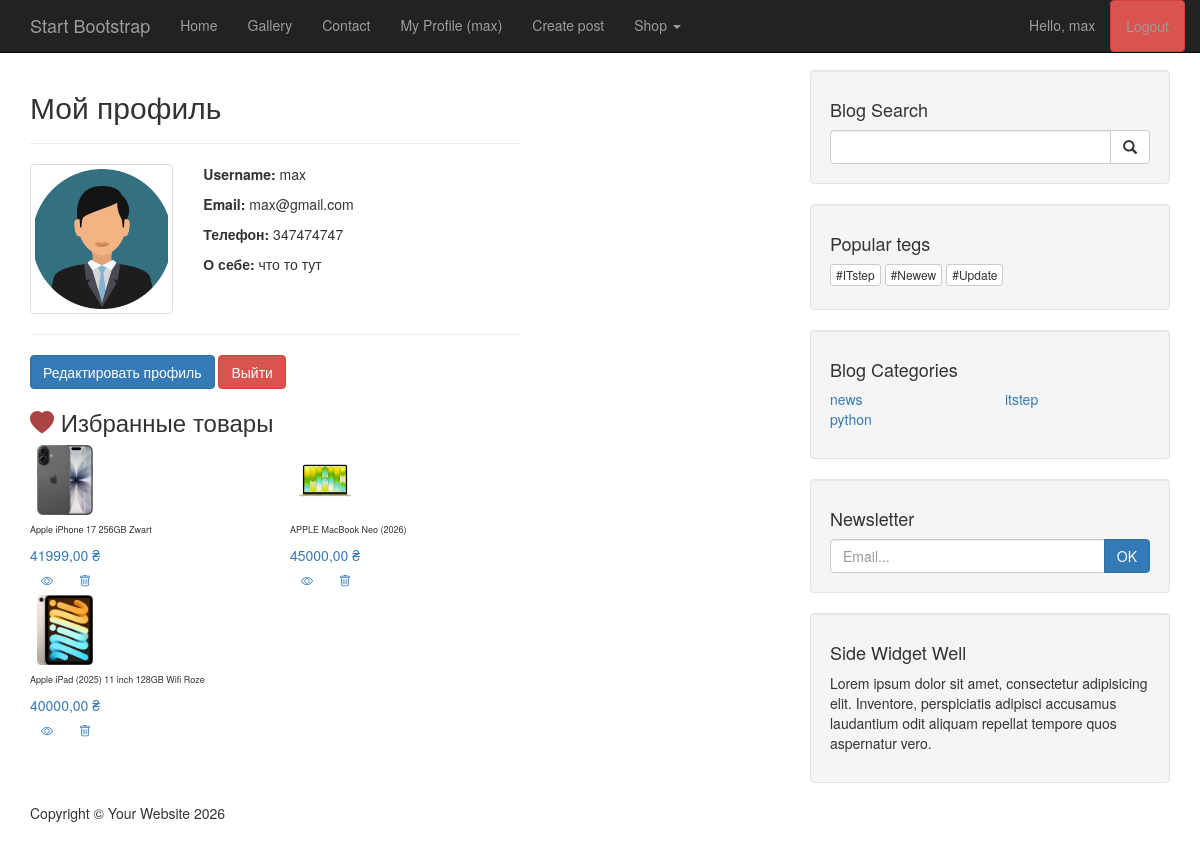
Page /profile/ (signed in) on the committed database.
### blog/models.py (models this page shows, shortened)
class Profile(models.Model):
    user = models.OneToOneField(User, on_delete=models.CASCADE, related_name='profile', verbose_name="Пользователь")
    avatar = models.ImageField(upload_to='avatars/', default='avatars/default.png', blank=True, verbose_name="Аватар")
    phone = models.CharField(max_length=20, blank=True, null=True, verbose_name="Телефон")
    bio = models.TextField(max_length=500, blank=True, verbose_name="О себе")
    class Meta:
        verbose_name = "Профиль"
        verbose_name_plural = "Профили"

class Tag(models.Model):
    name = models.CharField(max_length=30, unique=True, verbose_name="Тег")
    slug = models.SlugField(max_length=220, unique=True, db_index=True)
    class Meta:
        verbose_name = "Тег"
        verbose_name_plural = "Теги"

class Category(models.Model):
    name = models.CharField(max_length=30, verbose_name="Назва")
    slug = models.SlugField(max_length=220, db_index=True)
    class Meta:
        verbose_name = "Категория"
        verbose_name_plural = "Категории"

### shop/models.py (models this page shows, shortened)
class Favorite(models.Model):
    user = models.ForeignKey(User, on_delete=models.CASCADE, related_name='favorites')
    product = models.ForeignKey(Product, on_delete=models.CASCADE, related_name='favorited_by')
    created_at = models.DateTimeField(auto_now_add=True)
    class Meta:
        unique_together = ('user', 'product')
        verbose_name = "Обране"
        verbose_name_plural = "Обране"

class Product(models.Model):
    title = models.CharField(max_length=200, verbose_name="Заголовок")
    description = models.TextField(verbose_name="Опис")
    created_at = models.DateTimeField(auto_created=True, verbose_name="Дата публікації")
    category = models.ForeignKey(Category, on_delete=models.CASCADE, verbose_name="Категорія")
    slug = models.SlugField(max_length=220, unique=True, db_index=True)
    image = models.ImageField(upload_to='shop/products')
    price = models.DecimalField(max_digits=10, decimal_places=2)
    class Meta:
        verbose_name = "Товар"
        verbose_name_plural = "Товари"

### blog/views.py (the view)
# urls.py: path('profile/', views.profile, name='profile'),
@login_required
def profile(request):
    user_profile, created = Profile.objects.get_or_create(user=request.user)
    context = {'user': request.user}
    context.update(get_categories(request))
    context.update(get_tags())
    return render(request, 'registration/profile.html', context)

### blog/views.py (called while the page is built)
def get_categories(request):
    all_cats = Category.objects.all()
    count = all_cats.count()
    half = count // 2 + count % 2
    shop_cats = ShopCategory.objects.all()
    return {
        'cat_left': all_cats[:half],
        'cat_right': all_cats[half:],
        'categories': shop_cats
    }

def get_tags():
    return {'all_tags': Tag.objects.all()}

### templates/registration/profile.html
{% extends 'layout/main_layout.html' %}
{% block 'content' %}
<link rel="stylesheet" href="https://cdn.jsdelivr.net/npm/bootstrap-icons@1.11.0/font/bootstrap-icons.css">
<div class="row">
    <div class="col-lg-8">
        <h2>Мой профиль</h2>
        <hr>
        <div class="row">
            <div class="col-md-4 text-center">
                {% if user.profile.avatar %}
                    <img src="{{ user.profile.avatar.url }}" class="img-thumbnail" style="width: 150px; height: 150px; object-fit: cover;">
                {% else %}
                    <img src="https://via.placeholder.com/150" class="img-thumbnail">
                {% endif %}
            </div>
            <div class="col-md-8">
                <p><strong>Username:</strong> {{ user.username }}</p>
                <p><strong>Email:</strong> {{ user.email }}</p>
                <p><strong>Телефон:</strong> {{ user.profile.phone|default:"Не указан" }}</p>
                <p><strong>О себе:</strong> {{ user.profile.bio|default:"Информации нет" }}</p>
            </div>
        </div>
        <hr>
        <div class="d-flex gap-2">
            <a href="{% url 'profile_edit' %}" class="btn btn-primary">Редактировать профиль</a>
            <a href="{% url 'logout' %}" class="btn btn-danger">Выйти</a>
        </div>
        <h3 class="mt-5 mb-4"><i class="bi bi-heart-fill text-danger"></i> Избранные товары</h3>
        <div class="row g-3">
            {% for fav in user.favorites.all %}
                <div class="col-md-6">
                    <div class="card h-100 shadow-sm border-0 bg-light">
                        <div class="card-body d-flex align-items-center p-2">
                            <div class="me-3 bg-white rounded p-1" style="width: 70px; height: 70px; display: flex; align-items: center; justify-content: center;">
                                {% if fav.product.image %}
                                    <img src="{{ fav.product.image.url }}" alt="" style="max-width: 100%; max-height: 100%; object-fit: contain;">
                                {% else %}
                                    <i class="bi bi-image text-muted"></i>
                                {% endif %}
                            </div>
                            <div class="flex-grow-1">
                                <h6 class="mb-0 fw-bold" style="font-size: 0.9rem;">{{ fav.product.title }}</h6>
                                <span class="text-primary fw-bold">{{ fav.product.price }} ₴</span>
                            </div>
                            <div class="d-flex flex-column gap-1">
                                <a href="{% url 'product_detail' fav.product.slug %}" class="btn btn-sm btn-outline-dark" title="Посмотреть">
                                    <i class="bi bi-eye"></i>
                                </a>
                                <a href="{% url 'toggle_favorite' fav.product.id %}" class="btn btn-sm btn-outline-danger" title="Удалить">
                                    <i class="bi bi-trash"></i>
                                </a>
                            </div>
                        </div>
                    </div>
                </div>
            {% empty %}
                <div class="col-12">
                    <p class="text-muted italic">У вас пока нет избранных товаров. <a href="{% url 'product_list' %}">Перейти в магазин?</a></p>
                </div>
            {% endfor %}
        </div>
        </div>
</div>
{% endblock %}

### templates/layout/main_layout.html (shortened to what this page needs)
{% extends 'blog/base.html' %}
{% load crispy_forms_tags %}
{% block main %}
<div class="container">
        <div class="row">
            <div class="col-md-8">
                {% block 'content' %} {% endblock %}
            </div>
            <div class="col-md-4">
                <div class="well">
                    <h4>Blog Search</h4>
                    <form action="{% url 'search' %}" method="GET">
                        <div class="input-group">
                            <input type="search" name="query" class="form-control">
                            <span class="input-group-btn">
                                <button class="btn btn-default" type="submit">
                                    <span class="glyphicon glyphicon-search"></span>
                                </button>
                            </span>
                        </div>
                    </form>
                    </div>
                <div class="well">
                    <h4>Popular tegs</h4>
                    <div class="row">
                        <div class="col-lg-12">
                            {% for t in all_tags %}
                                <a href="{% url 'tag_filter' slug=t.slug %}" class="btn btn-xs btn-default" style="margin-bottom: 4px;">
                                    #{{ t.name }}
                                </a>
                            {% empty %}
                                <span>No tegs</span>
                            {% endfor %}
                        </div>
                    </div>
                    </div>
                <div class="well">
                    <h4>Blog Categories</h4>
                    <div class="row">
                        <div class="col-lg-6">
                            <ul class="list-unstyled">
                                {% for c in cat_left %}
                                <li><a href="{% url 'category' slug=c.slug %}"> {{c.name}}</a></li>
                                {% endfor %}
                            </ul>
                        </div>
                        <div class="col-lg-6">
                            <ul class="list-unstyled">
                                {% for c in cat_right %}
                                <li><a href="{% url 'category' slug=c.slug %}"> {{c.name}}</a></li>
                                {% endfor %}
                            </ul>
                        </div>
                        </div>
                    </div>
                <div class="well">
    <h4>Newsletter</h4>
    <form action="/subscribe/" method="post">
        <div class="input-group">
            <input type="email" name="email" class="form-control" placeholder="Email..." required>
            <span class="input-group-btn">
                <button class="btn btn-primary" type="submit">OK</button>
            </span>
        </div>
    </form>
</div>
                <div class="well">
                    <h4>Side Widget Well</h4>
                    <p>Lorem ipsum dolor sit amet, consectetur adipisicing elit. Inventore, perspiciatis adipisci accusamus laudantium odit aliquam repellat tempore quos aspernatur vero.</p>
                </div>
            </div>
{% endblock %}

### templates/blog/navbar.html (shortened to what this page needs)
<nav class="navbar navbar-inverse navbar-fixed-top" role="navigation">
    <div class="container">
        <div class="navbar-header">
            <a class="navbar-brand" href="{% url 'home' %}">Start Bootstrap</a>
        </div>
        <div class="collapse navbar-collapse" id="bs-example-navbar-collapse-1">
            <ul class="nav navbar-nav">
                <li><a href="{% url 'home' %}">Home</a></li>
                <li><a href="{% url 'gallery' %}">Gallery</a></li>
                <li><a href="{% url 'contacts' %}">Contact</a></li>
                {% if user.is_authenticated %}
                <li><a href="{% url 'profile' %}">My Profile ({{ user.username }})</a></li>
                <li><a href="{% url 'create_post' %}">Create post</a></li>
                {% endif %}
                <li class="dropdown">
                    <a href="#" class="dropdown-toggle" data-toggle="dropdown" role="button" aria-haspopup="true" aria-expanded="false">
                        Shop <span class="caret"></span>
                    </a>
                </li>
            </ul>
            {% include 'components/toggle_login.html' %}
        </div>
    </div>
</nav>

### templates/components/toggle_login.html (shortened to what this page needs)
{% if user.is_authenticated %}
<ul class="nav navbar-nav navbar-right">
    <li><a href="#"> Hello, {{ user.get_username }}</a></li>
    <li>
        <a href="{% url 'logout' %}" class="btn btn-danger">Logout</a>
    </li>
</ul>
{% endif %}

### static/blog/css/blog-home.css (style rules this page uses)
body { padding-top: 70px; }

### rows in the picture
Favorite: product.image (picture), product "Apple iPhone 17 256GB Zwart", product.price "41999,00"
Favorite: product.image (picture), product "APPLE MacBook Neo (2026)", product.price "45000,00"
Favorite: product.image (picture), product "Apple iPad (2025) 11 inch 128GB Wifi Roze", product.price "40000,00"
Tag: name "ITstep"
Tag: name "Newew"
Tag: name "Update"
Category: name "news"
Category: name "python"
Category: name "itstep"

### other values in the picture
{{ user.username }} "max"
{{ user.get_username }} "max"
{{ user.email }} "max@gmail.com"
{{ user.profile.phone|default:"Не указан" }} "347474747"
{{ user.profile.bio|default:"Информации нет" }} "что то тут"
